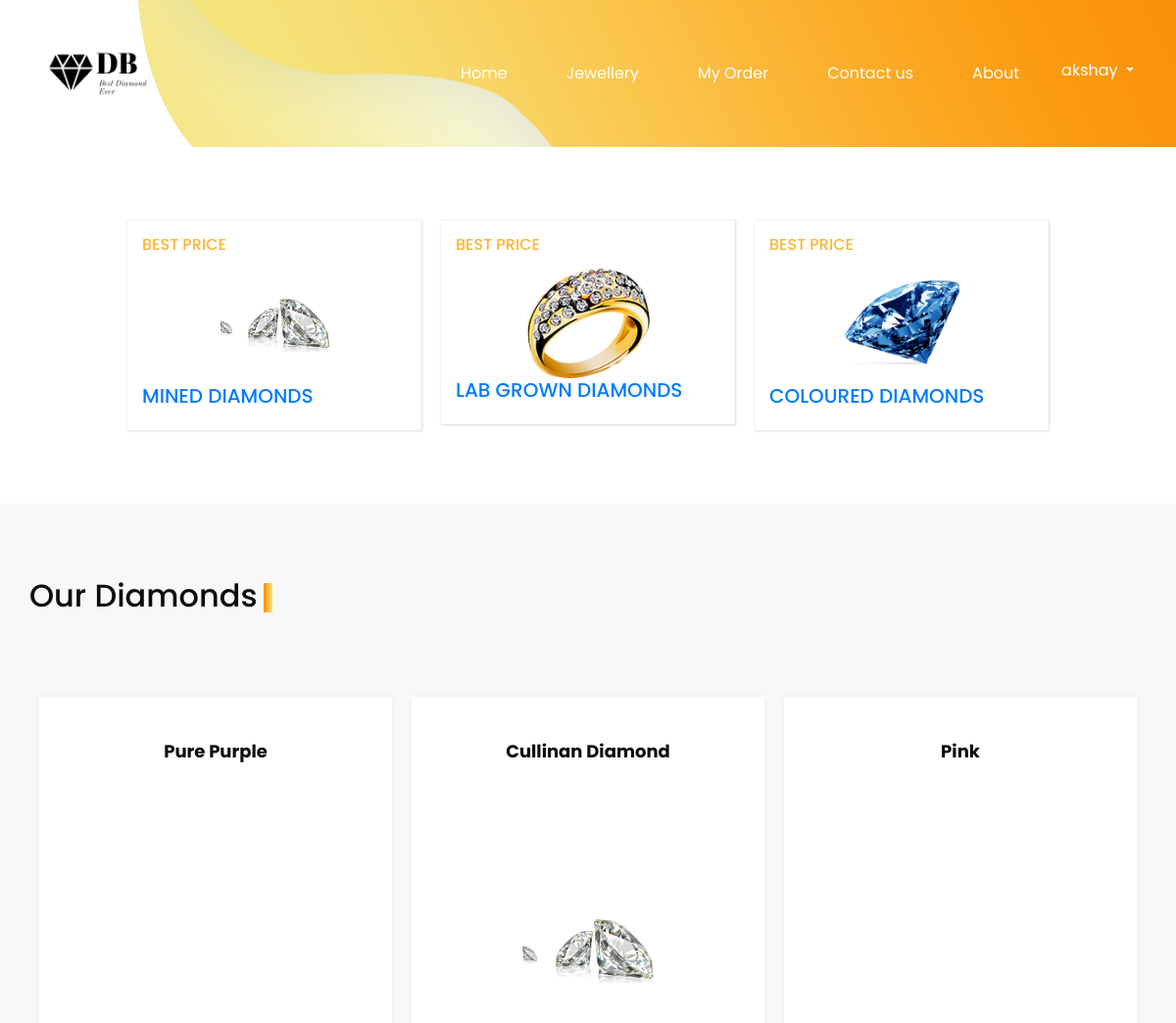
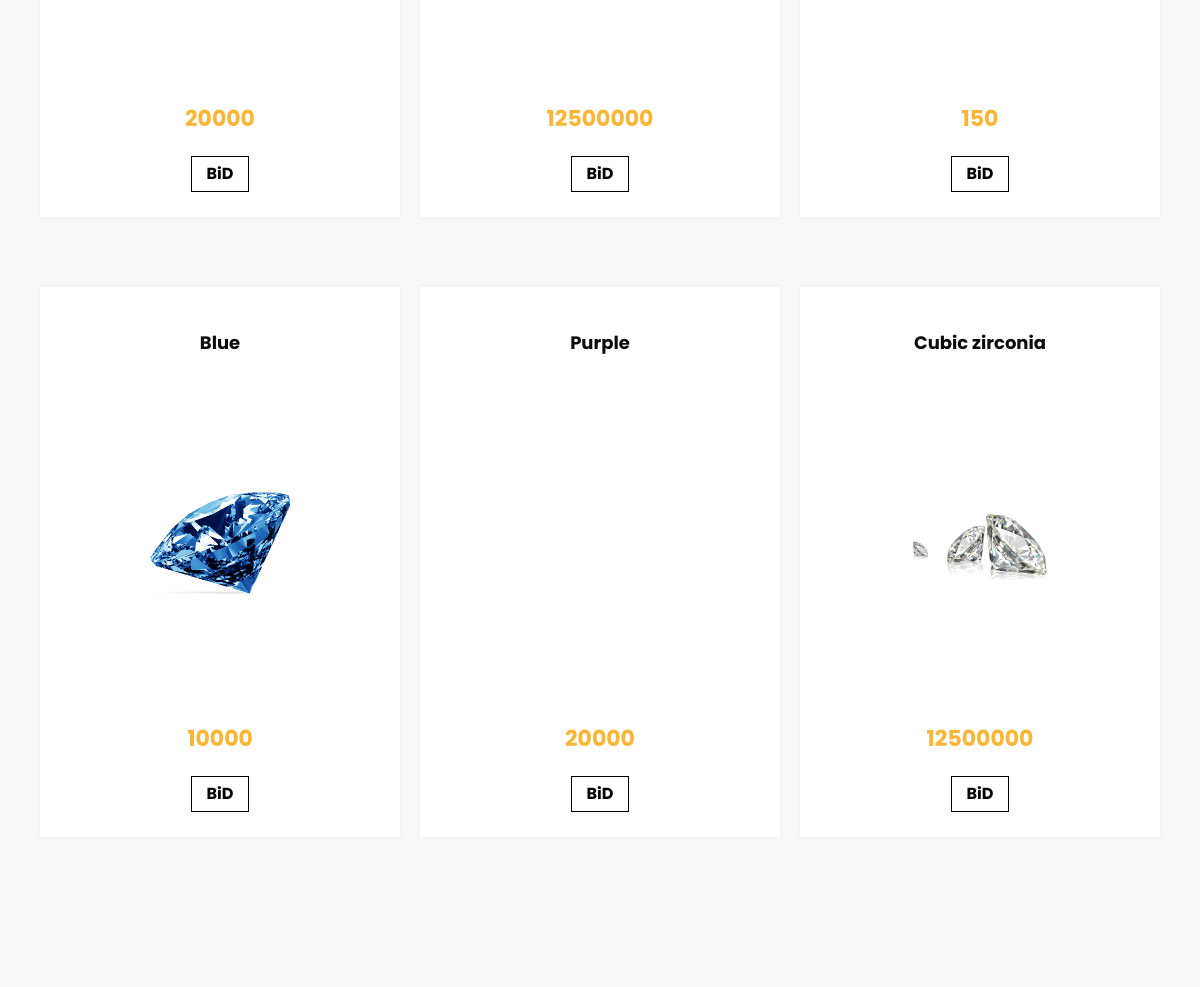
/diamonds/ (signed in), run on the app's committed database (2 pictures, top to bottom).
### app1/models.py (models this page shows, shortened)
class BuyerRegister(models.Model):
    name=models.CharField(max_length=20,default='',verbose_name='User Name')
    email=models.EmailField(max_length=50,verbose_name='Email',default=None)
    number=models.IntegerField(default='',verbose_name='Contact No')
    gst_number=models.CharField(max_length=50,verbose_name='GST No')
    address=models.TextField(default=None)
    password=models.CharField(default=None,max_length=20,verbose_name='Password')
    status=models.BooleanField(default=False)
    mailsend=models.BooleanField(default=False)
    def __str__(self):
        return self.name

class Product_Category(models.Model):
    name=models.CharField(max_length=20,verbose_name='Category Name')
    img=models.ImageField(upload_to="Category")

class Product(models.Model):
    SellerId=models.CharField(max_length=100)
    category = models.ForeignKey(Product_Category,on_delete=models.CASCADE)
    productImage = models.ImageField(upload_to="product")
    productName = models.CharField(max_length=100)
    productPrice = models.IntegerField(default=0)
    productDescription = models.TextField(default="")
    quantity=models.CharField(max_length=200)
    startdate=models.DateField(default=None)
    enddate=models.DateField(default=None)
    status=models.BooleanField(default=False)

### app1/views.py (the view, shortened to what this page needs)
# urls.py: path('diamonds/',diamonds,name="diamonds"),
def diamonds(request):
    sData = SessionData(request)
    if request.session.has_key('buyer'):
        user= request.session['buyer']
        data=BuyerRegister.objects.get(email=user)
        category=Product_Category.objects.all()
        productdata= Product.objects.filter(status=False)
        return render (request,'Diamonds.html',{'sessionbuyer':user,'name':data,'ab':category,'productdata':productdata})
    else:
        category=Product_Category.objects.all()
        productdata=Product.objects.filter(status=False)
        return render (request,'Diamonds.html',{'ab':category,'productdata':productdata})

### app1/templates/Diamonds.html (shortened to what this page needs)
{% extends 'base.html' %}
{% load static %}
{% block content %}
  <div class="item_section layout_padding2">
    <div class="container">
      <div class="item_container">
        {% for i in ab %}
        <a  href="{% url 'productcat' i.id %}">
        <div class="box">
          <div class="price">
            <h6>
              Best PRICE
            </h6>
          </div>
          <div class="img-box">
            <img src="{{i.img.url}}" alt="">
          </div>
          <div class="name">
            <h5>
              {{i.name}}
            </h5>
          </div>
        </div>
      </a>
        {% endfor %}
      </div>
    </div>
  </div>
  <section class="price_section layout_padding">
    <div class="container">
      <div class="heading_container">
        <h2>
          Our Diamonds
        </h2>
      </div>
      <div class="price_container">
        {% for i in productdata  %}
        <div class="box">
          <div class="name">
            <h6>
              {{i.productName}}
            </h6>
          </div>
          <div class="img-box">
            <img src="{{i.productImage.url}}" alt="">
          </div>
          <div class="detail-box">
            <h5>
              <span>{{i.productPrice}}</span>
            </h5>
            {% if sessionvendor %}
            <a href="#">
              BID
            </a>
            {% else %}
            <a href="{% url 'singleproduct' i.id %}">
              BiD
            </a>
            {% endif %}
          </div>
        </div>
        {% endfor %}
      </div>
    </div>
  </section>
  {% endblock%}

### app1/templates/base.html (shortened to what this page needs)
{% load static %}
<!DOCTYPE html>
<html>
<head>
  <link rel="stylesheet" type="text/css" href="https://cdnjs.cloudflare.com/ajax/libs/OwlCarousel2/2.1.3/assets/owl.carousel.min.css" />
  <link rel="stylesheet" type="text/css" href="{% static 'css/bootstrap.css' %}" />
  <link href="{% static 'css/style.css' %}" rel="stylesheet" />
  <link href="{% static 'css/responsive.css' %}" rel="stylesheet" />
</head>
<body class="sub_page">
  <div class="hero_area">
    <header class="header_section">
      <div class="container ">
        <nav class="navbar navbar-expand-lg custom_nav-container ">
          <a class="" href="{% url 'index' %}" >
            <img src="{% static 'images/logo.png' %}" alt=""width="140px">
          </a>
          <div class="collapse navbar-collapse " id="navbarSupportedContent">
            <div class="d-flex ml-auto flex-column flex-lg-row align-items-center">
              {% if sessionbuyer == None and sessionseller == None %}
              <ul class="navbar-nav  ">
                <li class="nav-item active">
                  <a class="nav-link " href="{% url 'index' %}">Home <span class="sr-only">(current)</span></a>
                </li>
                <li class="nav-item">
                  <a class="nav-link" href="{% url 'diamonds' %}">Jewellery </a>
                </li>
                <li class="nav-item">
                  <a class="nav-link" href="{% url 'contact' %}">Contact us</a>
                </li>
                <li class="nav-item">
                  <a class="nav-link" href="{% url 'about' %}"> About</a>
                </li>
                <div class="dropdown show" style="width:100px;">
                  <a class="btn dropdown-toggle text-white text-center" style="width: 100%;   box-sizing: border-box;"href="#" role="button" id="dropdownMenuLink" data-toggle="dropdown" aria-haspopup="true" aria-expanded="false">
                    Login
                  </a>
                  <div class="dropdown-menu" aria-labelledby="dropdownMenuLink" style="border: 0; border-radius: 10px; width: 100px; box-sizing: border-box;">
                    <a class="dropdown-item text-dark text-center"  href="{% url 'buyersignin' %}">Buyer</a>
                    <a class="dropdown-item text-dark text-center"  href="{% url 'sellersignin' %}">Seller </a>
                  </div>
                </div>
              </ul>
              {% elif sessionbuyer %}
              <ul class="navbar-nav  ">
                <li class="nav-item active">
                  <a class="nav-link " href="{% url 'index' %}">Home <span class="sr-only">(current)</span></a>
                </li>
                <li class="nav-item">
                  <a class="nav-link" href="{% url 'diamonds' %}">Jewellery </a>
                </li>
                <li class="nav-item">
                  <a class="nav-link" href="{% url 'buyerorder' %}">My Order</a>
                </li>
                <li class="nav-item">
                  <a class="nav-link" href="{% url 'contact' %}">Contact us</a>
                </li>
                <li class="nav-item">
        <a class="nav-link" href="{% url 'about' %}"> About</a>
                </li>
                <div class="dropdown show" style="width:100px;">
                  <a class="btn dropdown-toggle text-white text-center" style="width: 100%;   box-sizing: border-box;"href="#" role="button" id="dropdownMenuLink" data-toggle="dropdown" aria-haspopup="true" aria-expanded="false">
                    {{name}}
                  </a>
                </div>
              </ul>
              {% endif %}
            </div>
          </div>
        </nav>
      </div>
    </header>
  </div>
    {% block content %}
    {% endblock %}
  </body>
  </html>

### app1/static/css/style.css (style rules this page uses)
body { font-family: "Poppins", sans-serif; color: #0c0c0c; background-color:white; }
.layout_padding { padding: 75px 0; }
.layout_padding2 { padding: 45px 0; }
.heading_container { display: -webkit-box; display: -ms-flexbox; display: flex; }
.heading_container h2 { position: relative; }
.heading_container h2::before { content: ""; position: absolute; width: 9px; height: 30px; top: 14%; right: -15px; background: -webkit-gradient(linear, left top, right top, from(#fb930a), to(#f5e47b)); background: linear-gradient(to right, #fb930a, #f5e47b); }
.hero_area { height: 100vh; position: relative; background-image: url(../images/hero-bg.png); background-size: cover; background-repeat: no-repeat; }
.sub_page .hero_area { height: auto; background-position: top right; }
.custom_nav-container.navbar-expand-lg .navbar-nav .nav-link { padding: 10px 30px; color: #ffffff; text-align: center; }
a, a:hover, a:focus { text-decoration: none; }
.btn, .btn:focus { outline: none !important; -webkit-box-shadow: none; box-shadow: none; }
.custom_nav-container { z-index: 99999; padding: 5px 0; }
.item_section .item_container { display: -webkit-box; display: -ms-flexbox; display: flex; -webkit-box-pack: center; -ms-flex-pack: center; justify-content: center; -ms-flex-wrap: wrap; flex-wrap: wrap; }
.item_section .item_container .box { width: 300px; display: -webkit-box; display: -ms-flexbox; display: flex; -webkit-box-orient: vertical; -webkit-box-direction: normal; -ms-flex-direction: column; flex-direction: column; -webkit-box-pack: justify; -ms-flex-pack: justify; justify-content: space-between; margin: 30px 10px; padding: 15px; -webkit-box-shadow: 0px 0px 2px 0.5px rgba(0, 0, 0, 0.15); box-shadow: 0px 0px 2px 0.5px rgba(0, 0, 0, 0.15); }
.item_section .item_container .box .img-box { width: 100%; display: -webkit-box; display: -ms-flexbox; display: flex; -webkit-box-pack: center; -ms-flex-pack: center; justify-content: center; }
.item_section .item_container .box .img-box img { width: 125px; }
.item_section .item_container .box h6 { color: #fbb534; text-transform: uppercase; }
.item_section .item_container .box h5 { text-transform: uppercase; }
.price_section { background-color: #f8f8f8; }
.price_section .price_container { display: -webkit-box; display: -ms-flexbox; display: flex; -webkit-box-pack: center; -ms-flex-pack: center; justify-content: center; padding: 40px 0; -ms-flex-wrap: wrap; flex-wrap: wrap; }
.price_section .price_container .box { min-width: 300px; max-width: 360px; height: 550px; display: -webkit-box; display: -ms-flexbox; display: flex; -webkit-box-orient: vertical; -webkit-box-direction: normal; -ms-flex-direction: column; flex-direction: column; -webkit-box-align: center; -ms-flex-align: center; align-items: center; -webkit-box-pack: justify; -ms-flex-pack: justify; justify-content: space-between; margin: 35px 10px; padding: 45px 0 25px 0; text-align: center; background-color: #ffffff; -webkit-box-shadow: 0px 0px 6px 0 rgba(0, 0, 0, 0.05); box-shadow: 0px 0px 6px 0 rgba(0, 0, 0, 0.05); -webkit-box-flex: 1; -ms-flex-positive: 1; flex-grow: 1; }
.price_section .price_container .box .img-box { width: 100%; display: -webkit-box; display: -ms-flexbox; display: flex; -webkit-box-pack: center; -ms-flex-pack: center; justify-content: center; }
.price_section .price_container .box .img-box img { width: 150px; }
.price_section .price_container .box h6 { font-weight: bold; font-size: 18px; }
.price_section .price_container .box .detail-box h5 { text-transform: uppercase; font-weight: bold; font-size: 22px; }
.price_section .price_container .box .detail-box h5 span { color: #fbb534; }
.price_section .price_container .box .detail-box a { display: inline-block; padding: 5px 15px; border: 1px solid #000000; font-weight: bold; color: #000000; margin-top: 15px; }

### app1/static/css/responsive.css (style rules this page uses)
@media (min-width: 1200px) { .container { max-width: 1170px; } }

### data on the page
BuyerRegister: name "akshay"
Product_Category: img (picture), name "MINED DIAMONDS"
Product_Category: img (picture), name "LAB GROWN DIAMONDS"
Product_Category: img (picture), name "COLOURED DIAMONDS"
Product: productName "Pure Purple", productPrice "20000"
Product: productName "Cullinan Diamond", productImage (picture), productPrice "12500000"
Product: productName "Pink", productPrice "150"
Product: productName "Blue", productImage (picture), productPrice "10000"
Product: productName "Purple", productPrice "20000"
Product: productName "Cubic zirconia", productImage (picture), productPrice "12500000"
